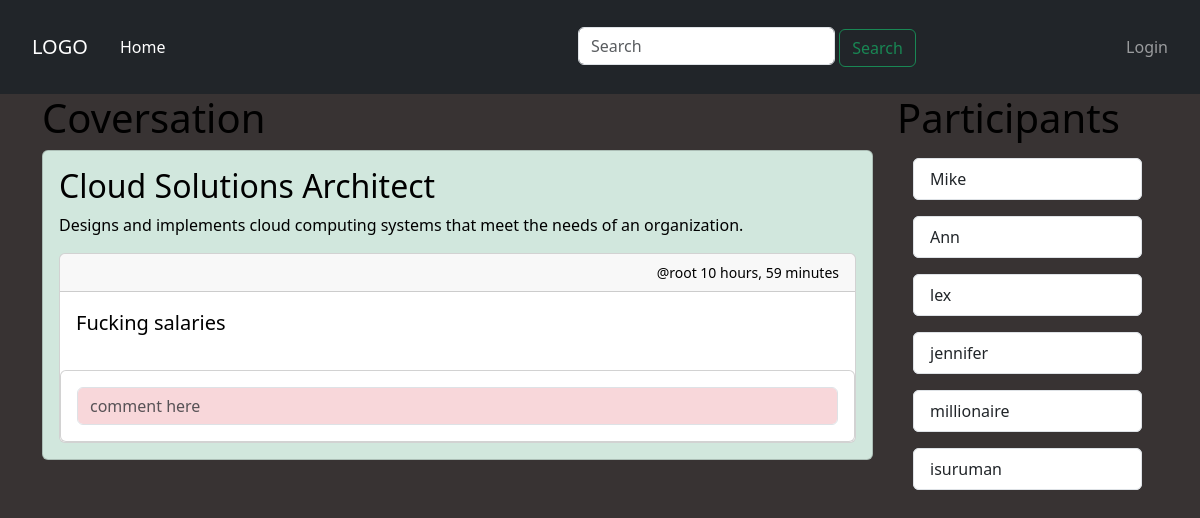
The page /room/5/ on the database as committed earlier.
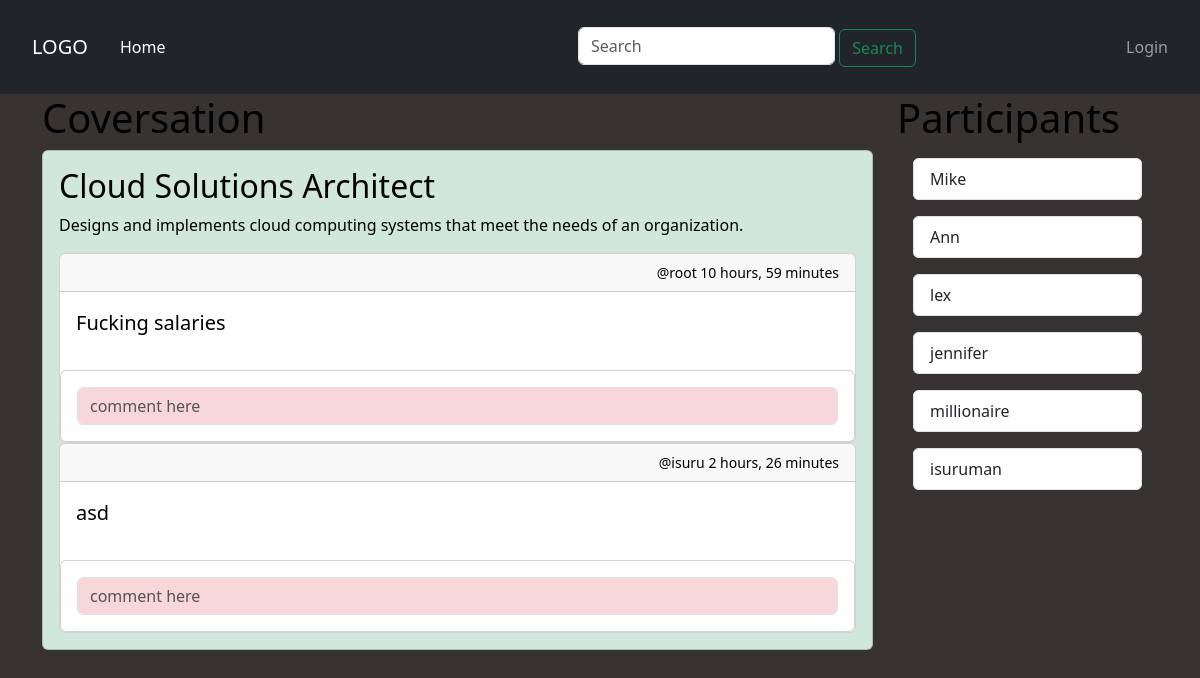
The same page on the database as committed later.
### base/models.py (models this page shows, shortened)
class Message(models.Model):
    user = models.ForeignKey(User, on_delete=models.CASCADE)
    room = models.ForeignKey(Room, on_delete=models.CASCADE)
    body = models.TextField()
    updated = models.DateTimeField(auto_now=True)
    created = models.DateTimeField(auto_now_add=True)

### base/views.py (the view, shortened to what this page needs)
# urls.py: path('room/<str:pk>/', views.room, name="room"),
def room(request, pk):
    room = Room.objects.get(id=pk)
    room_messages = room.message_set.all()
    participants = room.participants.all()
    context = {"room": room, "room_messages": room_messages,"participants":participants}
    return render(request, "room.html", context)

### templates/room.html (shortened to what this page needs)
<!DOCTYPE html>
<html lang="en">
<head>
	<link href="https://cdn.jsdelivr.net/npm/bootstrap@5.3.0-alpha1/dist/css/bootstrap.min.css" rel="stylesheet"
>
</head>
<body>
{% extends "main.html" %}
{% block content %}
	<div class="container">
		<div class="row">
			<div class="col-md-9">
				<h1 class="text-black">Coversation</h1>
				<div class="row">
					<div class="col">
						<div class="card text-white bg-success-subtle mb-3">
							<div class="card-body">
								<h2 class="card-title text-black">{{ room.name }}</h2>
								<p class="card-text text-black">{{ room.description }}</p>
								{% for message in room_messages %}
									<div class="card">
										<div class="card-header text-black d-flex justify-content-end">
											<small>@{{ message.user }} {{ message.created|timesince }}</small>
										</div>
										<div class="card-body">
											<blockquote class="blockquote ">
												<p class="text-black">{{ message.body }}</p>
											</blockquote>
										</div>
										<div class="card">
											<div class="card-body">
												<form method="POST" action="">
													<input type="text" name="comment"
													       class="form-control bg-danger-subtle"
													       placeholder="comment here">
												</form>
											</div>
										</div>
									</div>
								{% endfor %}
							</div>
						</div>
					</div>
				</div>
			</div>
			<div class="col-md-3">
				<h1 class="text-black">Participants</h1>
				{% for participant in participants %}
					<div class="list-group bg-dark-subtle text-white m-3">
						<li class="list-group-item">{{ participant.username }}</li>
					</div>
				{% endfor %}
			</div>
		</div>
	</div>
{% endblock %}

Rows that differ between the two databases and show on the page:
added Message: user "isuru", created "2 hours, 26 minutes", body "asd"
